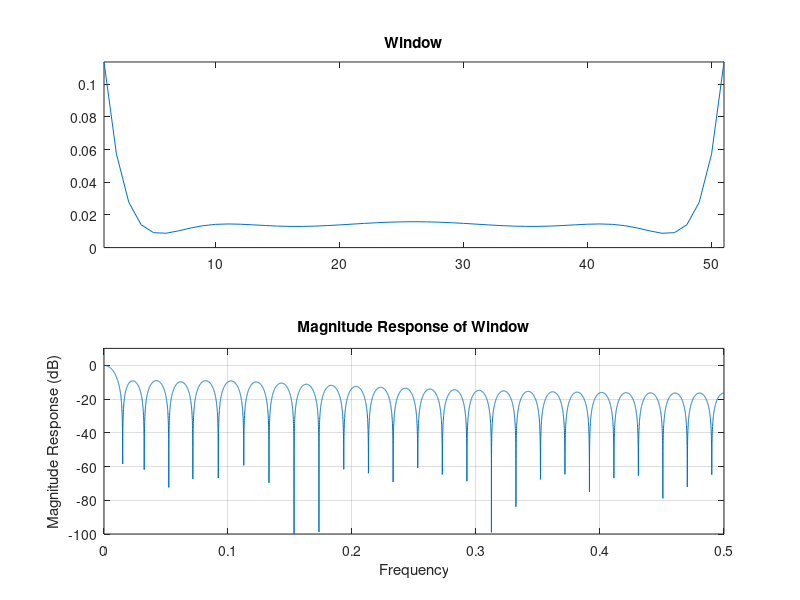
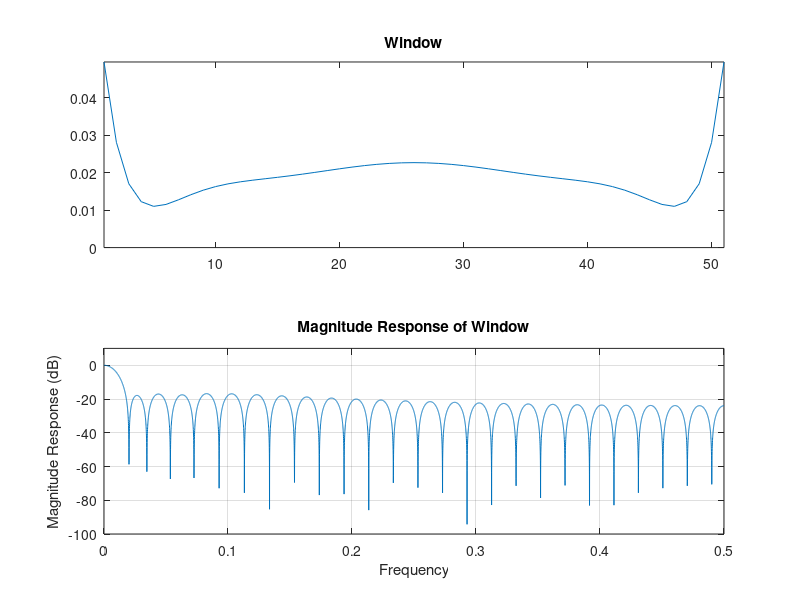
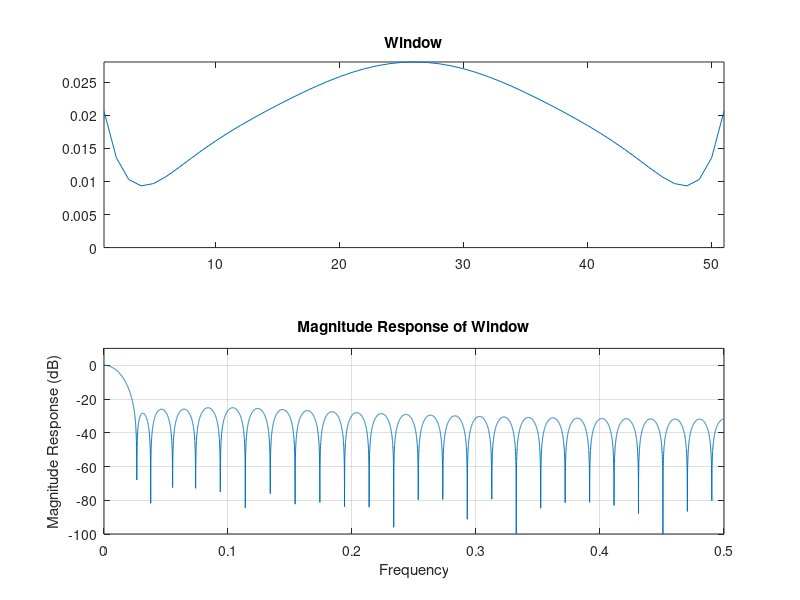
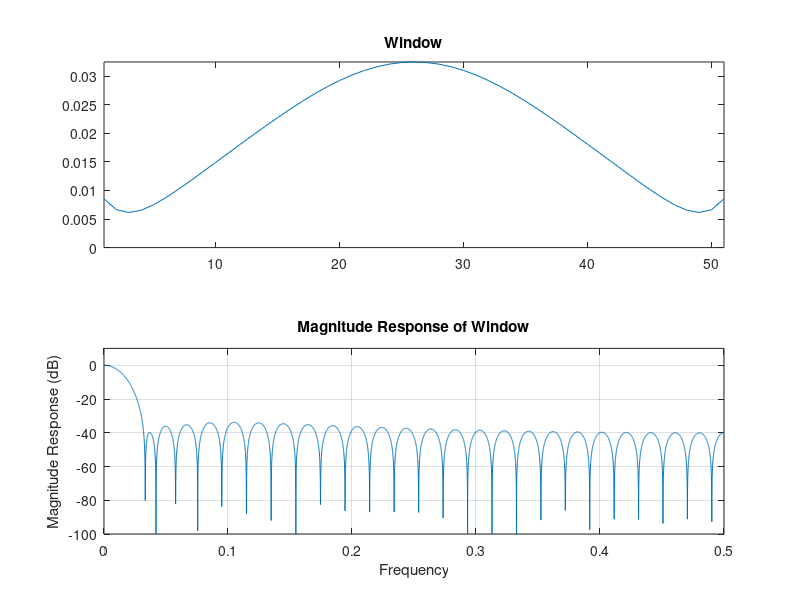

Write MATLAB code to recreate these figures, in order.

% wins.m -  This program demonstrates some example windows of the form:
%
%           window = 1 + c(1)*cos(pi*t) + c(2)*t.^4 + c(3)*t.^8 + c(4)*t.^10
%
%           with: t in the range [-1 1]
%

N = 51;     % length of window
fs = 1;     % Sampling rate

% Specify six sets of coefficients:
coefs = 1.0e+002 * ...
 [ 0.01284675466270   0.21083302716264  -1.13515699057810   1.09116177423864; ...
   0.00414930246239   0.03051187538742  -0.18821216264602   0.18276327621030; ...
   0.00422384136954   0.00508618309935  -0.05279014775805   0.05238316550347; ...
   0.00583575594599   0.00034883042889  -0.01843234655351   0.01808247747501; ...
   0.00870244806614   0.00409711795779  -0.01464253956578   0.01097912072531; ...
   0.01269066685089   0.01520814977051  -0.03234500239534   0.02087570575326 ];

t = linspace(-1,1,N)';  % column vector from -1 to 1
for i = 1:6
  window = 1 + coefs(i,1)*cos(pi*t) + coefs(i,2)*t.^4 + coefs(i,3)*t.^8 + coefs(i,4)*t.^10;
  window = window./sum(window);     % normalize window so DC gain is 1
  
  % Plot window responses:
  figure
  subplot(2,1,1)
  plot(window), zoom on
  title('Window')
  axis([1, N, 0, max(window)])
  subplot(2,1,2)
  [H,f] = freqz(window,[1], 8*1024, fs);
  plot(f,20*log10(abs(H)))
  title('Magnitude Response of Window')
  xlabel('Frequency')
  ylabel('Magnitude Response (dB)')
  grid on
  zoom on
  axis([0, fs/2, -100,10])
end
